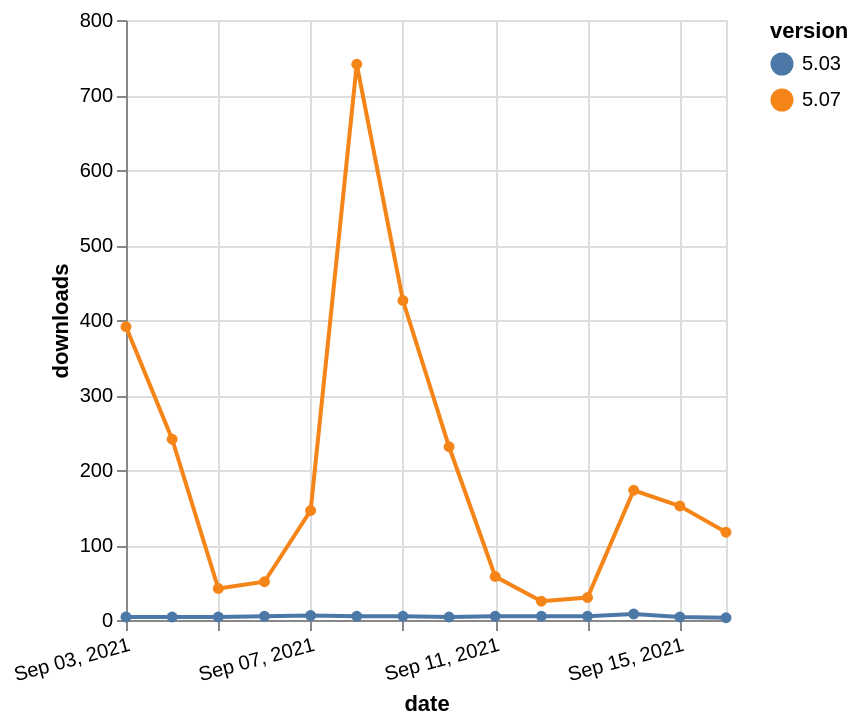

Write the Vega-Lite specification saved for this chart.
### Vega-Lite specification from a JSON file in a GitHub repository (floating-point values rounded to 4 significant figures)
{"$schema": "https://vega.github.io/schema/vega-lite/v5.json", "description": "A simple bar chart with embedded data.", "data": {"values": [{"date": "2021-09-03", "total": 20707, "delta": 4, "version": "5.03"}, {"date": "2021-09-04", "total": 20711, "delta": 4, "version": "5.03"}, {"date": "2021-09-05", "total": 20715, "delta": 4, "version": "5.03"}, {"date": "2021-09-06", "total": 20720, "delta": 5, "version": "5.03"}, {"date": "2021-09-07", "total": 20726, "delta": 6, "version": "5.03"}, {"date": "2021-09-08", "total": 20731, "delta": 5, "version": "5.03"}, {"date": "2021-09-09", "total": 20736, "delta": 5, "version": "5.03"}, {"date": "2021-09-10", "total": 20740, "delta": 4, "version": "5.03"}, {"date": "2021-09-11", "total": 20745, "delta": 5, "version": "5.03"}, {"date": "2021-09-12", "total": 20750, "delta": 5, "version": "5.03"}, {"date": "2021-09-13", "total": 20755, "delta": 5, "version": "5.03"}, {"date": "2021-09-14", "total": 20763, "delta": 8, "version": "5.03"}, {"date": "2021-09-15", "total": 20767, "delta": 4, "version": "5.03"}, {"date": "2021-09-16", "total": 20770, "delta": 3, "version": "5.03"}, {"date": "2021-09-03", "total": 146009, "delta": 391, "version": "5.07"}, {"date": "2021-09-04", "total": 146250, "delta": 241, "version": "5.07"}, {"date": "2021-09-05", "total": 146292, "delta": 42, "version": "5.07"}, {"date": "2021-09-06", "total": 146343, "delta": 51, "version": "5.07"}, {"date": "2021-09-07", "total": 146489, "delta": 146, "version": "5.07"}, {"date": "2021-09-08", "total": 147230, "delta": 741, "version": "5.07"}, {"date": "2021-09-09", "total": 147656, "delta": 426, "version": "5.07"}, {"date": "2021-09-10", "total": 147887, "delta": 231, "version": "5.07"}, {"date": "2021-09-11", "total": 147945, "delta": 58, "version": "5.07"}, {"date": "2021-09-12", "total": 147970, "delta": 25, "version": "5.07"}, {"date": "2021-09-13", "total": 148000, "delta": 30, "version": "5.07"}, {"date": "2021-09-14", "total": 148173, "delta": 173, "version": "5.07"}, {"date": "2021-09-15", "total": 148325, "delta": 152, "version": "5.07"}, {"date": "2021-09-16", "total": 148442, "delta": 117, "version": "5.07"}]}, "width": "container", "mark": {"type": "line", "point": {"filled": true}}, "encoding": {"x": {"field": "date", "type": "temporal", "timeUnit": "yearmonthdate", "title": "date", "axis": {"labelAngle": -15}}, "y": {"field": "delta", "type": "quantitative", "title": "downloads"}, "color": {"field": "version", "type": "nominal"}, "tooltip": {"field": "delta"}}}
